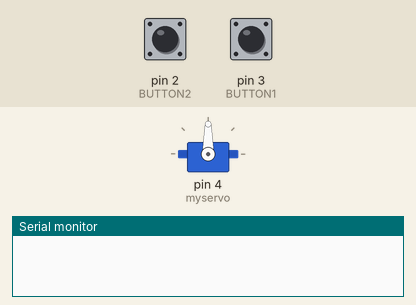
The sketch below on a simulated Arduino Uno, built with avr-gcc and run on an emulated ATmega328P. Shown: servo, the last lines printed to the serial monitor. The inputs (shaded band) are chosen by the test bench; at power-on: pin 3 (BUTTON1) HIGH, pin 2 (BUTTON2) HIGH.

Above: at 1.2 s.
1.3 s: pin 3 (BUTTON1) pulled LOW for 1 s
At 3.4 s:
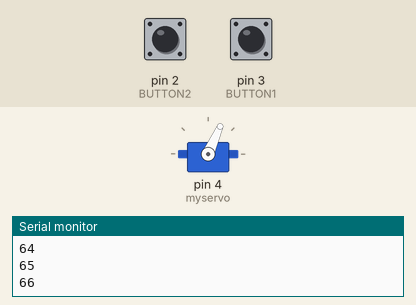
3.8 s: pin 3 (BUTTON1) pulled LOW for 3.2 s
At 6.1 s:
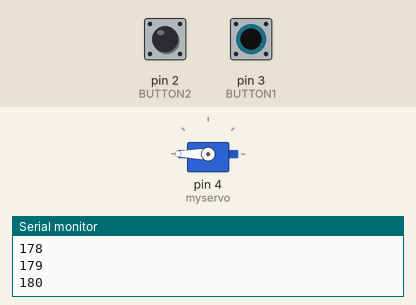
8.5 s: pin 2 (BUTTON2) pulled LOW for 3.2 s
At 12.3 s:
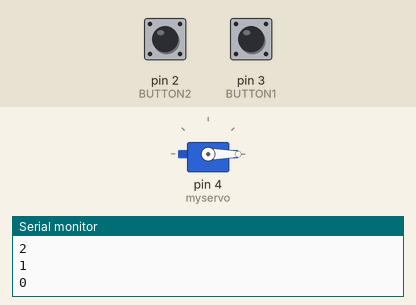
Timing chart, 0 to 13.8 s (numbered marks = the images above; inputs shaded):
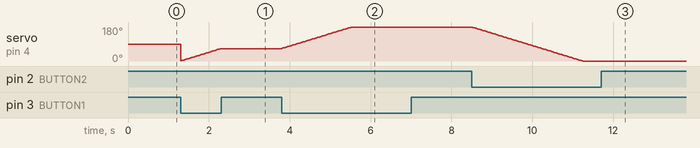

Measured:
- after the input at 3.8 s, servo on pin 4 (myservo): moves from 66° to 180° over 1.7 s, starting at once
- after the input at 8.5 s, servo on pin 4 (myservo): moves from 180° to 0° over 2.7 s, starting at once

The sketch:

TrapDoor.ino
```cpp
#include <Servo.h>


#define BUTTON1 3
#define BUTTON2 2

Servo myservo;  // create servo object to control a servo
// twelve servo objects can be created on most boards

int pos = 0;    // variable to store the servo position

void setup() {
  Serial.begin(9600);
  pinMode(BUTTON1,INPUT_PULLUP);
  pinMode(BUTTON2,INPUT_PULLUP);
  myservo.attach(4);  // attaches the servo on pin 9 to the servo object

}

void loop() {
  int btn1 = digitalRead(BUTTON1);
  int btn2 = digitalRead(BUTTON2);
   // button is pressed
  if (btn1 == LOW) {
    if (pos < 180) {
      pos = pos + 1; // goes from 0 degrees to 180 degrees
      Serial.println(pos);
      myservo.write(pos);              // tell servo to go to position in variable 'pos'
      //myservo.write(108);              // tell servo to go to position in variable 'pos'
      delay(15);                       // waits 15 ms for the servo to reach the position
    }
  }

  if (btn2 == LOW) {
    if (pos > 0) {
      pos = pos - 1; // goes from 0 degrees to 180 degrees
      Serial.println(pos);
      myservo.write(pos);              // tell servo to go to position in variable 'pos'
      //myservo.write(0);              // tell servo to go to position in variable 'pos'
      delay(15);                       // waits 15 ms for the servo to reach the position
    }
  }
}
```
